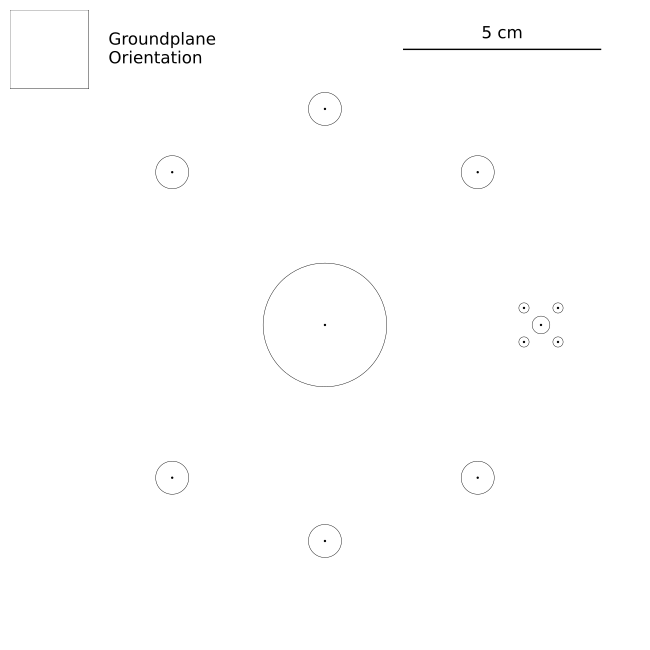

The script that saved this image:
import matplotlib.pyplot as plt
import matplotlib.patches as patches
import numpy as np

### Parameters ###

screw_diameter = 109.746
gfk_diameter = 31.4

screw_radius = screw_diameter / 2
gfk_radius = gfk_diameter / 2

### Figure Initialisation ###

fig = plt.figure(figsize = (20 * 0.8 / 2.54, 20 * 0.8 / 2.54), dpi = 100)
ax = fig.add_axes([0.0, 0.0, 1, 1])
ax.set_axis_off()
ax.set_xlim(-80, 80)    
ax.set_ylim(-80, 80)

### M8 Holes ###

for phi in range(0, 360, 45):
    
    if phi % 180 == 0:
        continue
    
    x = screw_radius * np.cos(phi * np.pi / 180)
    y = screw_radius * np.sin(phi * np.pi / 180)
    
    ax.add_patch(patches.Circle((x, y), radius = 4.2, edgecolor = 'k', fill = False, linewidth = 0.3))
    ax.add_patch(patches.Circle((x, y), radius = 0.3, color = 'k', linewidth = 0))
    
### GFK Rod Hole ###

ax.add_patch(patches.Circle((0, 0), radius = gfk_radius, edgecolor = 'k', fill = False, linewidth = 0.3))
ax.add_patch(patches.Circle((0, 0), radius = 0.3, color = 'k', linewidth = 0))

### SMA Connector ###

ax.add_patch(patches.Circle((screw_radius, 0), radius = 2.25, edgecolor = 'k', fill = False, linewidth = 0.3))
ax.add_patch(patches.Circle((screw_radius, 0), radius = 0.3, color = 'k', linewidth = 0))

ax.add_patch(patches.Circle((screw_radius + 8.64 / 2, + 8.64 / 2), radius = 1.3, edgecolor = 'k', fill = False, linewidth = 0.3))
ax.add_patch(patches.Circle((screw_radius + 8.64 / 2, + 8.64 / 2), radius = 0.3, color = 'k', linewidth = 0))

ax.add_patch(patches.Circle((screw_radius + 8.64 / 2, - 8.64 / 2), radius = 1.3, edgecolor = 'k', fill = False, linewidth = 0.3))
ax.add_patch(patches.Circle((screw_radius + 8.64 / 2, - 8.64 / 2), radius = 0.3, color = 'k', linewidth = 0))

ax.add_patch(patches.Circle((screw_radius - 8.64 / 2, + 8.64 / 2), radius = 1.3, edgecolor = 'k', fill = False, linewidth = 0.3))
ax.add_patch(patches.Circle((screw_radius - 8.64 / 2, + 8.64 / 2), radius = 0.3, color = 'k', linewidth = 0))

ax.add_patch(patches.Circle((screw_radius - 8.64 / 2, - 8.64 / 2), radius = 1.3, edgecolor = 'k', fill = False, linewidth = 0.3))
ax.add_patch(patches.Circle((screw_radius - 8.64 / 2, - 8.64 / 2), radius = 0.3, color = 'k', linewidth = 0))
    
### Scale Bar ###

ax.plot([20, 70], [70, 70], color = 'k', lw = 1)
ax.annotate('5 cm', (45, 74), horizontalalignment = 'center', verticalalignment = 'center', fontsize = 'large')

### Groundplane Orientierung ###

ax.add_patch(patches.Rectangle((-80, 80), 20, -20, edgecolor = 'k', fill = False, linewidth = 0.3))
ax.annotate('Groundplane\nOrientation', (-55, 70), horizontalalignment = 'left', verticalalignment = 'center', fontsize = 'large')
    
### Template Save ###

fig.savefig('drilling_template.pdf', bbox_inches = 'tight', pad_inches = 0.1)
